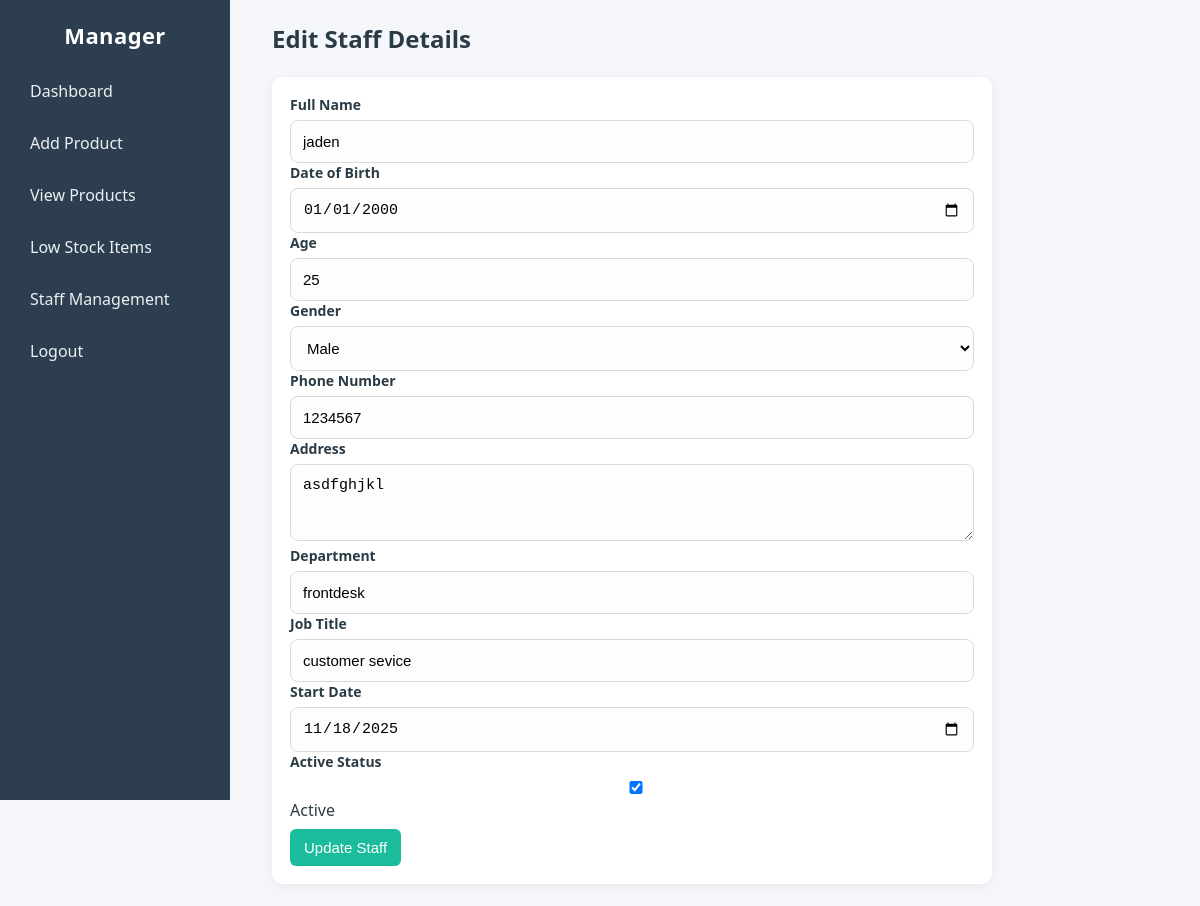
The app's page /staff_edit/2/ with its own data.
### Inventory_management/models.py (models this page shows, shortened)
class Staff(models.Model):
    profile = models.OneToOneField(Profile, on_delete=models.CASCADE, related_name="staff")
    full_name = models.CharField(max_length=100)
    dob = models.DateField()
    age = models.IntegerField()
    gender = models.CharField(
        max_length=10,
        choices=[
            ("Male", "Male"),
            ("Female", "Female"),
            ("Other", "Other")
        ]
    )
    phone = models.CharField(max_length=15)
    is_active = models.BooleanField(default=True)
    phone = models.CharField(max_length=15)
    address = models.TextField()
    department = models.CharField(max_length=100)
    job_title = models.CharField(max_length=100)
    start_date = models.DateField()

### Inventory_management/views.py (the view, shortened to what this page needs)
# urls.py: path("staff_edit/<int:staff_id>/", views.staff_edit, name="staff_edit"),
def staff_edit(request,staff_id):
    staff = get_object_or_404(Staff, id=staff_id)
    return render(request,'admin/staff_edit.html',{'staff':staff})

### Inventory_management/templates/admin/staff_edit.html (shortened to what this page needs)
{% load static %}
<!DOCTYPE html>
<html lang="en">
<head>
    <link rel="stylesheet" href="{% static 'css/admin/staff_edit.css' %}">
</head>
<body>
<div class="sidebar">
    <h2>Manager</h2>
    <a href="{% url 'admin_dashboard' %}">Dashboard</a>
    <a href="{% url 'add_products' %}">Add Product</a>
    <a href="{% url 'view_products' %}">View Products</a>
    <a href="{% url 'low_stock' %}">Low Stock Items</a>
    <a href="{% url 'staff_management' %}">Staff Management</a>
    <a href="{% url 'signin' %}">Logout</a>
</div>
<div class="main-content">
    <header>
        <h1>Edit Staff Details</h1>
    </header>
    <div class="card form-card">
        <form method="POST">
            <label>Full Name</label>
            <input type="text" name="full_name" value="{{ staff.full_name }}" required>
            <label>Date of Birth</label>
            <input type="date" name="dob" value="{{ staff.dob|date:'Y-m-d' }}" required>
            <label>Age</label>
            <input type="number" name="age" value="{{ staff.age }}" required>
            <label>Gender</label>
            <select name="gender">
                <option value="Male" {% if staff.gender == 'Male' %}selected{% endif %}>Male</option>
            </select>
            <label>Phone Number</label>
            <input type="text" name="phone" value="{{ staff.phone }}" required>
            <label>Address</label>
            <textarea name="address" rows="3" required>{{ staff.address }}</textarea>
            <label>Department</label>
            <input type="text" name="department" value="{{ staff.department }}" required>
            <label>Job Title</label>
            <input type="text" name="job_title" value="{{ staff.job_title }}" required>
            <label>Start Date</label>
            <input type="date" name="start_date" value="{{ staff.start_date|date:'Y-m-d' }}" required>
            <label>Active Status</label>
            <input type="checkbox" name="is_active" {% if staff.is_active %}checked{% endif %}> Active
            <div class="form-actions">
                <button class="btn-primary" type="submit">Update Staff</button>
            </div>
        </form>
    </div>
</div>
</body>
</html>

### Inventory_management/static/css/admin/staff_edit.css (style rules this page uses)
.form-card { margin-top: 30px; max-width: 900px; background: white; padding: 30px; border-radius: 14px; box-shadow: 0 4px 14px rgba(0,0,0,0.08); }
.form-card label { font-size: 14px; font-weight: 600; color: #2b3b46; margin-bottom: 6px; display: block; }
.form-card input, .form-card select, .form-card textarea { width: 100%; padding: 12px; border-radius: 8px; border: 1px solid #d6dbe0; background: #fdfdfd; font-size: 15px; transition: 0.2s ease; }
.form-actions { margin-top: 25px; display: flex; gap: 15px; }
.btn-primary { background: var(--accent); padding: 12px 18px; font-size: 15px; border-radius: 8px; }
:root { --sidebar-bg: #2c3e50; --accent: #1abc9c; --accent-dark: #16a085; --muted: #f4f6f9; --card-bg: #ffffff; --danger: #e74c3c; }
* { box-sizing: border-box; }
body { margin: 0; font-family: "Segoe UI", Roboto, Arial, sans-serif; background: var(--muted); color: #2b3b46; }
.sidebar { width: 230px; height: 100vh; background: var(--sidebar-bg); color: white; position: fixed; padding: 20px; left: 0; top: 0; overflow: auto; }
.sidebar h2 { text-align: center; margin: 0 0 18px 0; font-size: 22px; letter-spacing: 0.4px; }
.sidebar a { display: block; color: #ecf0f1; text-decoration: none; padding: 12px 10px; margin: 6px 0; border-radius: 6px; }
.main-content { margin-left: 250px; padding: 22px; min-height: 100vh; }
header h1 { margin: 0; font-size: 24px; }
.card { background: var(--card-bg); padding: 18px; border-radius: 10px; box-shadow: 0 2px 8px rgba(0,0,0,0.06); min-width: 220px; }
.form-card { margin-top: 22px; max-width: 720px; }
.form-actions { display: flex; gap: 12px; margin-top: 8px; }
.btn-primary { background: var(--accent); color: white; padding: 10px 14px; border: none; border-radius: 6px; cursor: pointer; text-decoration: none; display: inline-block; }

### records on screen
Staff: full_name "jaden", dob "01/01/2000", age "25", gender "Male", phone "1234567", address "asdfghjkl", department "frontdesk", job_title "customer sevice", start_date "11/18/2025", is_active "☑"
